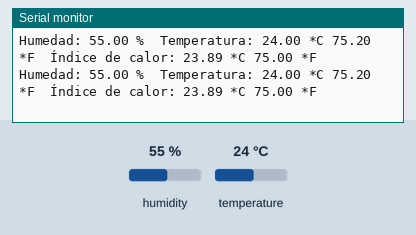
Simulated run of this sketch. Board: Arduino Uno, built with avr-gcc and run on an emulated ATmega328P. Parts: the last lines printed to the serial monitor. The test bench sets the inputs (shaded band); at power-on: humidity 55 %, temperature 24 °C.

Above: at 10.8 s.
10.9 s: humidity set to 22 %
At 15.4 s:
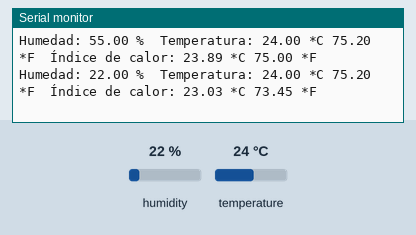
18.4 s: temperature set to 12 °C
At 20.8 s:
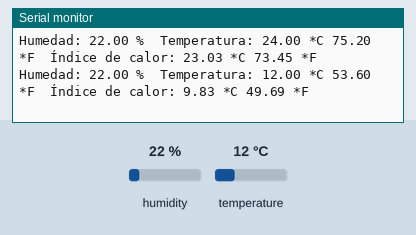
25.9 s: humidity set to 40 %
At 31.7 s:
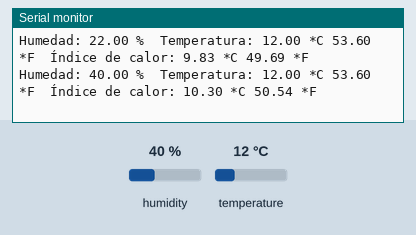
Timing chart, 0 to 33.2 s (numbered marks = the images above; inputs shaded):
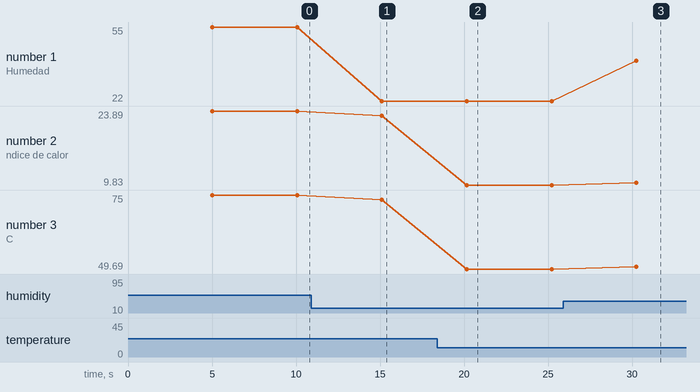

Measured:
- after the input at 10.9 s, the serial monitor: prints a new line after 4.2 s (image 1)
- after the input at 18.4 s, the serial monitor: prints a new line after 1.8 s (image 2)
- after the input at 25.9 s, the serial monitor: prints a new line after 4.3 s (image 3)
- plotted number 1: 55 → 22 after the input at 10.9 s, 22 → 40 after the input at 25.9 s
- plotted number 2: 23.89 → 23.03 after the input at 10.9 s, 23.03 → 9.83 after the input at 18.4 s, 9.83 → 10.3 after the input at 25.9 s
- plotted number 3: 75 → 73.45 after the input at 10.9 s, 73.45 → 49.69 after the input at 18.4 s, 49.69 → 50.54 after the input at 25.9 s

The sketch:

programahumedad.ino
```cpp
// Incluimos librería
#include <DHT.h>

// Definimos el pin digital donde se conecta el sensor
#define DHTPIN 4
// Dependiendo del tipo de sensor
#define DHTTYPE DHT11

// Inicializamos el sensor DHT11
DHT dht(DHTPIN, DHTTYPE);

void setup() {
  // Inicializamos comunicación serie
  Serial.begin(9600);

  // Comenzamos el sensor DHT
  dht.begin();
}


void loop() {
    // Esperamos 5 segundos entre medidas
  delay(5000);

  // Leemos la humedad relativa
  float h = dht.readHumidity();
  // Leemos la temperatura en grados centígrados (por defecto)
  float t = dht.readTemperature();
  // Leemos la temperatura en grados Fahrenheit
  float f = dht.readTemperature(true);


  if(isnan(h)){
    Serial.println("is nan h");
  }
  if(isnan(t)){
    Serial.println("is nan t");
  }
  if(isnan(f)){
    Serial.println("is nan f");
  }


  // Comprobamos si ha habido algún error en la lectura
  if (isnan(h) || isnan(t) || isnan(f)) {
    Serial.println("Error obteniendo los datos del sensor DHT11");
    return;
  }

  // Calcular el índice de calor en Fahrenheit
  float hif = dht.computeHeatIndex(f, h);
  // Calcular el índice de calor en grados centígrados
  float hic = dht.computeHeatIndex(t, h, false);

  Serial.print("Humedad: ");
  Serial.print(h);
  Serial.print(" %\t");
  Serial.print("Temperatura: ");
  Serial.print(t);
  Serial.print(" *C ");
  Serial.print(f);
  Serial.print(" *F\t");
  Serial.print("Índice de calor: ");
  Serial.print(hic);
  Serial.print(" *C ");
  Serial.print(hif);
  Serial.println(" *F");

}
```
